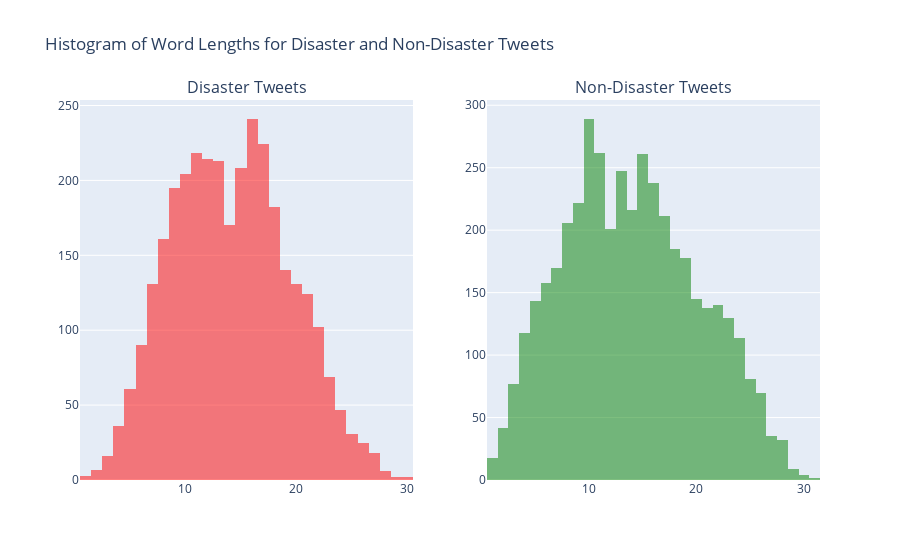

Notebook source saved alongside this figure:
### Markdown cell above
♻️ La distribution des tweets est très similaire. 120 à 140 caractères sont les plus communs.

### Code cell
# Histogram of word lengths for disaster and non-disaster tweets
train['word_length'] = train['text'].apply(lambda x: len(x.split()))

# Separate the data into disaster and non-disaster tweets
disaster_tweets_word = train[train['target'] == 1]
non_disaster_tweets_word = train[train['target'] == 0]

# Plot histograms for disaster and non-disaster tweets side by side
fig_hist_word = make_subplots(rows=1, cols=2, subplot_titles=('Disaster Tweets', 'Non-Disaster Tweets'))

fig_hist_disaster_word = px.histogram(disaster_tweets_word, x='word_length', barmode='overlay',
                                      labels={'word_length': 'Word Length'},
                                      color_discrete_sequence=['red'])
fig_hist_non_disaster_word = px.histogram(non_disaster_tweets_word, x='word_length', barmode='overlay',
                                          labels={'word_length': 'Word Length'},
                                          color_discrete_sequence=['green'])

for trace in fig_hist_disaster_word['data']:
    fig_hist_word.add_trace(trace, row=1, col=1)

for trace in fig_hist_non_disaster_word['data']:
    fig_hist_word.add_trace(trace, row=1, col=2)

fig_hist_word.update_layout(title_text='Histogram of Word Lengths for Disaster and Non-Disaster Tweets')
fig_hist_word.show()

### Figure 1 — Plotly figure (JSON) as saved in the notebook; plotly's stock layout.template omitted (floating-point values rounded to 4 significant figures; data arrays with more than 128 entries replaced by an {"elided": "..."} marker saying what was removed)
{"data": [{"alignmentgroup": "True", "bingroup": "x", "hovertemplate": "Word Length=%{x}<br>count=%{y}<extra></extra>", "legendgroup": "", "marker": {"color": "red", "opacity": 0.5, "pattern": {"shape": ""}}, "name": "", "offsetgroup": "", "orientation": "v", "showlegend": false, "type": "histogram", "x": {"elided": "3271 int values"}, "xaxis": "x", "yaxis": "y"}, {"alignmentgroup": "True", "bingroup": "x", "hovertemplate": "Word Length=%{x}<br>count=%{y}<extra></extra>", "legendgroup": "", "marker": {"color": "green", "opacity": 0.5, "pattern": {"shape": ""}}, "name": "", "offsetgroup": "", "orientation": "v", "showlegend": false, "type": "histogram", "x": {"elided": "4342 int values"}, "xaxis": "x2", "yaxis": "y2"}], "layout": {"annotations": [{"font": {"size": 16}, "showarrow": false, "text": "Disaster Tweets", "x": 0.225, "xanchor": "center", "xref": "paper", "y": 1, "yanchor": "bottom", "yref": "paper"}, {"font": {"size": 16}, "showarrow": false, "text": "Non-Disaster Tweets", "x": 0.775, "xanchor": "center", "xref": "paper", "y": 1, "yanchor": "bottom", "yref": "paper"}], "title": {"text": "Histogram of Word Lengths for Disaster and Non-Disaster Tweets"}, "xaxis": {"anchor": "y", "domain": [0, 0.45]}, "xaxis2": {"anchor": "y2", "domain": [0.55, 1]}, "yaxis": {"anchor": "x", "domain": [0, 1]}, "yaxis2": {"anchor": "x2", "domain": [0, 1]}}}
